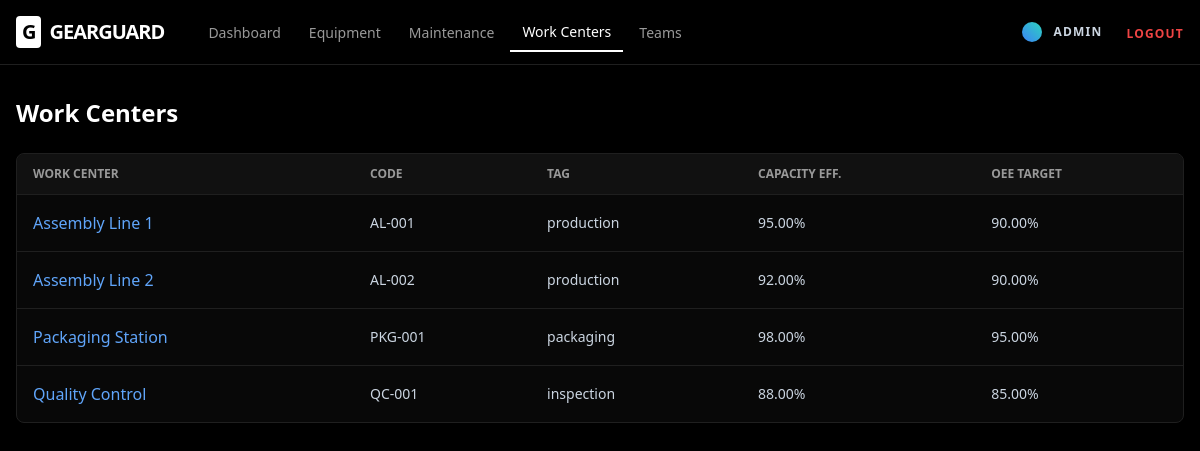
Page /teams/workcenters/ (signed in) on the committed database.
### teams/models.py (models this page shows, shortened)
class WorkCenter(models.Model):
    name = models.CharField(max_length=200)
    code = models.CharField(max_length=50, unique=True, null=True, blank=True)
    tag = models.CharField(max_length=100, blank=True)
    cost_per_hour = models.DecimalField(max_digits=10, decimal_places=2, default=0.00)
    capacity_efficiency = models.DecimalField(max_digits=5, decimal_places=2, default=100.00)
    oee_target = models.DecimalField(max_digits=5, decimal_places=2, default=90.00)

### teams/views.py (the view)
# urls.py: path('workcenters/', views.workcenter_list, name='workcenter_list'),
@login_required
def workcenter_list(request):
    items = WorkCenter.objects.all()
    return render(request, 'teams/workcenter_list.html', {'workcenters': items})

### templates/teams/workcenter_list.html
{% extends "base.html" %}
{% block content %}
<div class="flex justify-between items-center mb-6">
  <h2 class="text-2xl font-bold text-white">Work Centers</h2>
</div>
<div class="bg-card border border-border rounded-lg overflow-hidden">
  <table class="w-full text-left">
    <thead class="bg-muted/50 border-b border-border">
      <tr>
        <th class="px-4 py-3 text-xs font-bold uppercase text-muted-foreground">Work Center</th>
        <th class="px-4 py-3 text-xs font-bold uppercase text-muted-foreground">Code</th>
        <th class="px-4 py-3 text-xs font-bold uppercase text-muted-foreground">Tag</th>
        <th class="px-4 py-3 text-xs font-bold uppercase text-muted-foreground">Capacity Eff.</th>
        <th class="px-4 py-3 text-xs font-bold uppercase text-muted-foreground">OEE Target</th>
      </tr>
    </thead>
    <tbody class="divide-y divide-border">
      {% for wc in workcenters %}
      <tr class="hover:bg-accent/50 transition-colors">
        <td class="px-4 py-4">
          <a href="{% url 'teams:workcenter_detail' wc.pk %}" class="font-medium text-blue-400 hover:text-blue-300">
            {{ wc.name }}
          </a>
        </td>
        <td class="px-4 py-4 text-sm text-slate-300">
          {{ wc.code|default:"-" }}
        </td>
        <td class="px-4 py-4 text-sm text-slate-300">
          {{ wc.tag|default:"-" }}
        </td>
        <td class="px-4 py-4 text-sm text-slate-300">
          {{ wc.capacity_efficiency }}%
        </td>
        <td class="px-4 py-4 text-sm text-slate-300">
          {{ wc.oee_target }}%
        </td>
      </tr>
      {% empty %}
      <tr>
        <td colspan="5" class="px-4 py-8 text-center text-muted-foreground">
          No work centers found.
        </td>
      </tr>
      {% endfor %}
    </tbody>
  </table>
</div>
{% endblock %}

### templates/base.html (shortened to what this page needs)
{% load static %}
<!doctype html>
<html lang="en">
<head>
  <script src="https://cdn.tailwindcss.com"></script>
</head>
<body class="bg-black text-white selection:bg-blue-500/30">
  <header class="app-header">
    <div class="max-w-7xl mx-auto px-4 h-16 flex items-center justify-between">
      <div class="flex items-center gap-8 h-16">
        <h1 class="text-xl font-black tracking-tighter flex items-center gap-2">
          <span class="bg-white text-black px-1.5 py-0.5 rounded">G</span>
          GEARGUARD
        </h1>
        {% if user.is_authenticated %}
        <nav class="hidden md:flex items-center gap-1 h-16">
          <a href="/" class="nav-link {% if request.path == '/' %}active{% endif %}">Dashboard</a>
          <a href="/equipment/" class="nav-link {% if '/equipment/' in request.path %}active{% endif %}">Equipment</a>
          <a href="/maintenance/" class="nav-link {% if '/maintenance/' in request.path %}active{% endif %}">
            Maintenance
          </a>
          <a href="{% url 'teams:workcenter_list' %}"
            class="nav-link {% if '/teams/workcenters/' in request.path %}active{% endif %}">
            Work Centers
          </a>
          <a href="{% url 'teams:team_list' %}"
            class="nav-link {% if '/teams/' in request.path and '/workcenters/' not in request.path %}active{% endif %}">
            Teams
          </a>
        </nav>
        {% endif %}
      </div>
      <div class="flex items-center gap-6 h-16">
        {% if user.is_authenticated %}
        <div class="flex items-center gap-3">
          <div class="w-5 h-5 bg-gradient-to-tr from-blue-500 to-teal-400 rounded-full"></div>
          <a href="{% url 'accounts:profile' %}"
            class="text-xs font-bold text-slate-300 uppercase tracking-widest hover:text-white">
            {{ user.username }}
          </a>
        </div>
        <form method="post" action="{% url 'accounts:logout' %}">
          <button type="submit" class="text-xs font-bold text-red-500 uppercase tracking-widest hover:text-red-400">
            Logout
          </button>
        </form>
        {% endif %}
      </div>
    </div>
  </header>
  <main class="max-w-7xl mx-auto px-4 py-8">
    {% block content %}{% endblock %}
  </main>
</body>
</html>

### templates/base.html (style rules this page uses)
.app-header { border-bottom: 1px solid hsl(0, 0%, 12%); background: rgba(0, 0, 0, 0.6); backdrop-filter: blur(12px); position: sticky; top: 0; z-index: 50; }
.nav-link { font-size: 0.875rem; font-weight: 500; color: hsl(0, 0%, 60%); padding: 0.5rem 0.75rem; transition: color 0.2s; }
.nav-link.active { color: white; border-bottom: 2px solid white; }

### rows in the picture
WorkCenter: name "Assembly Line 1", code "AL-001", tag "production", capacity_efficiency "95.00", oee_target "90.00"
WorkCenter: name "Assembly Line 2", code "AL-002", tag "production", capacity_efficiency "92.00", oee_target "90.00"
WorkCenter: name "Packaging Station", code "PKG-001", tag "packaging", capacity_efficiency "98.00", oee_target "95.00"
WorkCenter: name "Quality Control", code "QC-001", tag "inspection", capacity_efficiency "88.00", oee_target "85.00"

### other values in the picture
{{ user.username }} "ADMIN"
